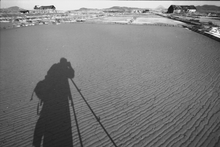
%> input picture man01.tif, 220 x 147 px, shrunk from 512 x 341 before the run
$ octave final0_6.m   (GNU Octave 9; MATLAB toolbox functions it lacks are replaced by stand-ins)
%> lines starting %> are read from the running program, lines starting %| are printed output that depends on the picture
clear all
close all

F = double(imread('man01.tif'));
%> F: size 147x220 double; min 15, max 251, mean 122.6; mean of the top-left, top-right, bottom-left and bottom-right quarters 154, 140.6, 88.6, 108.1
[sz1, sz2] = size(F);
%> sz1 = 147; sz2 = 220
k = [0.2 0.6 1];

h = ones(5,5);
[sz1_filter, sz2_filter] = size(h);
H = h / (sz1_filter * sz2_filter);

a = (sz1_filter - 1)/2;
b = (sz2_filter - 1)/2;

offset1 = a + 1;
offset2 = b + 1;

Low = zeros(sz1, sz2);
for x = 1:sz1
    for y = 1:sz2
        m = 0;
        for s = -a:a
            for t = -b:b
                if (x+s >=  1 && x+s <= sz1) && (y+t >= 1 && y+t <= sz2)
                    m = m + H(-s + offset1, -t + offset2) * F(x + s, y + t);
                end
            end
        end
        Low(x,y) = m;
        if Low(x,y) < 0
            Low(x,y) = 0;
        end
    end
end
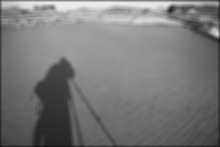
%> Low: size 147x220 double; min 21.12, max 235.8, mean 121

colormap gray(256)
subplot(2,2,1), image(F)
for i = 1:length(k)
    G = F - (k(i) * Low);
    subplot(2,2,1+i), image(G)
end
%> this loop made 3 passes
%> pass 2, `G = F - (k(i) * Low);`:
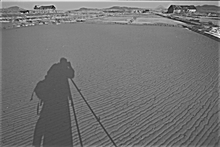
%> G: size 147x220 double; min -52.14, max 172.7, mean 50; drawn with min black and max white
%> pass 3, `G = F - (k(i) * Low);`:
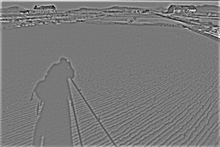
%> G: size 147x220 double; min -112.2, max 124.4, mean 1.6; drawn with min black and max white
